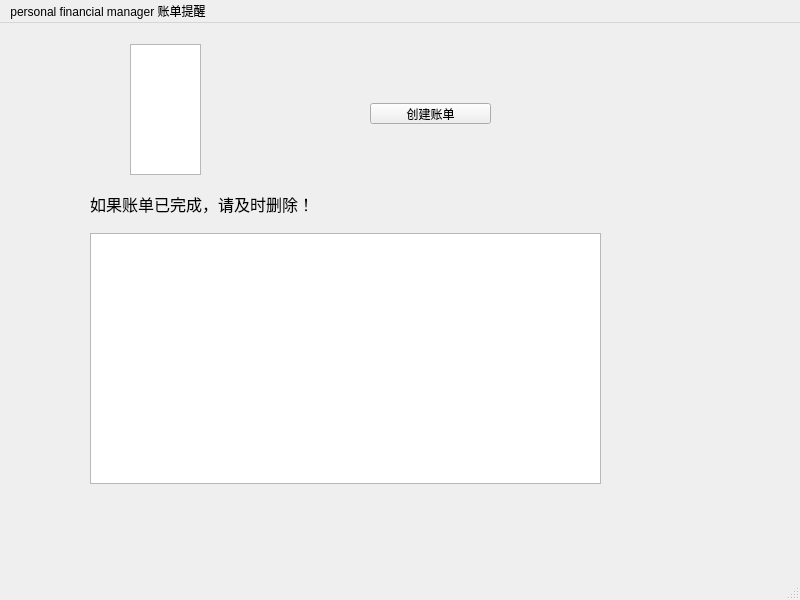
<?xml version="1.0" encoding="UTF-8"?>
<ui version="4.0">
 <class>BillWindow</class>
 <widget class="QMainWindow" name="BillWindow">
  <property name="geometry">
   <rect>
    <x>0</x>
    <y>0</y>
    <width>800</width>
    <height>600</height>
   </rect>
  </property>
  <property name="windowTitle">
   <string>MainWindow</string>
  </property>
  <widget class="QWidget" name="centralwidget">
   <widget class="QTableView" name="billtableView">
    <property name="geometry">
     <rect>
      <x>90</x>
      <y>210</y>
      <width>511</width>
      <height>251</height>
     </rect>
    </property>
   </widget>
   <widget class="QListView" name="accountListView">
    <property name="geometry">
     <rect>
      <x>130</x>
      <y>21</y>
      <width>71</width>
      <height>131</height>
     </rect>
    </property>
   </widget>
   <widget class="QPushButton" name="SaveBillButton">
    <property name="geometry">
     <rect>
      <x>370</x>
      <y>80</y>
      <width>121</width>
      <height>21</height>
     </rect>
    </property>
    <property name="text">
     <string>创建账单</string>
    </property>
   </widget>
   <widget class="QLabel" name="label">
    <property name="geometry">
     <rect>
      <x>90</x>
      <y>160</y>
      <width>481</width>
      <height>41</height>
     </rect>
    </property>
    <property name="font">
     <font>
      <pointsize>12</pointsize>
     </font>
    </property>
    <property name="text">
     <string>如果账单已完成，请及时删除！</string>
    </property>
   </widget>
  </widget>
  <widget class="QMenuBar" name="menubar">
   <property name="geometry">
    <rect>
     <x>0</x>
     <y>0</y>
     <width>800</width>
     <height>17</height>
    </rect>
   </property>
   <widget class="QMenu" name="menupersonal_financial_manager">
    <property name="title">
     <string>personal financial manager 账单提醒</string>
    </property>
   </widget>
   <addaction name="menupersonal_financial_manager"/>
  </widget>
  <widget class="QStatusBar" name="statusbar"/>
 </widget>
 <resources/>
 <connections/>
</ui>
